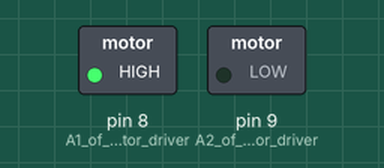
A sketch run on a simulated Arduino Uno, built with avr-gcc and run on an emulated ATmega328P. On the bench: switched loads named in the sketch (green lamp = pin HIGH).

Above: at 0.1 s.
Timing chart, 0 to 1.6 s (numbered marks = the images above):
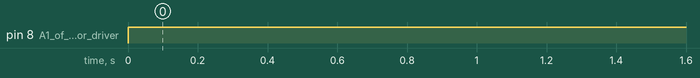

The sketch:

motor_test.ino
```cpp
void setup()
{
  pinMode(8,OUTPUT);  //A1 of motor driver
  pinMode(9,OUTPUT);  //A2 of motor driver
   digitalWrite(8,LOW);
    digitalWrite(9,LOW);
}

void loop()
{
   //digitalWrite(8,LOW); //for clockwise
    //digitalWrite(9,HIGH);

  digitalWrite(8,HIGH);  //for anticlockwise
   digitalWrite(9,LOW);
  }
```

Measured:
- by itself, pin 8 (A1_of_motor_driver): LOW → HIGH at 0.00 s
